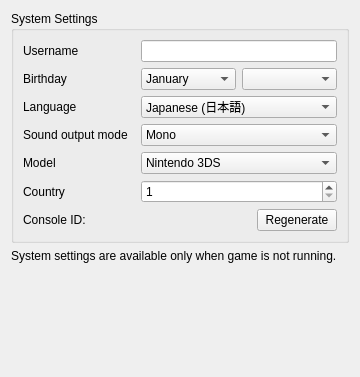
<?xml version="1.0" encoding="UTF-8"?>
<ui version="4.0">
 <class>ConfigureSystem</class>
 <widget class="QWidget" name="ConfigureSystem">
  <property name="geometry">
   <rect>
    <x>0</x>
    <y>0</y>
    <width>360</width>
    <height>377</height>
   </rect>
  </property>
  <property name="windowTitle">
   <string>Form</string>
  </property>
  <layout class="QHBoxLayout" name="horizontalLayout">
   <item>
    <layout class="QVBoxLayout" name="verticalLayout">
     <item>
      <widget class="QGroupBox" name="group_system_settings">
       <property name="title">
        <string>System Settings</string>
       </property>
       <layout class="QGridLayout" name="gridLayout">
        <item row="1" column="0">
         <widget class="QLabel" name="label_birthday">
          <property name="text">
           <string>Birthday</string>
          </property>
         </widget>
        </item>
        <item row="0" column="0">
         <widget class="QLabel" name="label_username">
          <property name="text">
           <string>Username</string>
          </property>
         </widget>
        </item>
        <item row="2" column="1">
         <widget class="QComboBox" name="combo_language">
          <property name="toolTip">
           <string>Note: this can be overridden when region setting is auto-select</string>
          </property>
          <item>
           <property name="text">
            <string>Japanese (日本語)</string>
           </property>
          </item>
          <item>
           <property name="text">
            <string>English</string>
           </property>
          </item>
          <item>
           <property name="text">
            <string>French (français)</string>
           </property>
          </item>
          <item>
           <property name="text">
            <string>German (Deutsch)</string>
           </property>
          </item>
          <item>
           <property name="text">
            <string>Italian (italiano)</string>
           </property>
          </item>
          <item>
           <property name="text">
            <string>Spanish (español)</string>
           </property>
          </item>
          <item>
           <property name="text">
            <string>Simplified Chinese (简体中文)</string>
           </property>
          </item>
          <item>
           <property name="text">
            <string>Korean (한국어)</string>
           </property>
          </item>
          <item>
           <property name="text">
            <string>Dutch (Nederlands)</string>
           </property>
          </item>
          <item>
           <property name="text">
            <string>Portuguese (português)</string>
           </property>
          </item>
          <item>
           <property name="text">
            <string>Russian (Русский)</string>
           </property>
          </item>
          <item>
           <property name="text">
            <string>Traditional Chinese (正體中文)</string>
           </property>
          </item>
         </widget>
        </item>
        <item row="0" column="1">
         <widget class="QLineEdit" name="edit_username">
          <property name="sizePolicy">
           <sizepolicy hsizetype="Preferred" vsizetype="Fixed">
            <horstretch>0</horstretch>
            <verstretch>0</verstretch>
           </sizepolicy>
          </property>
          <property name="maxLength">
           <number>10</number>
          </property>
         </widget>
        </item>
        <item row="1" column="1">
         <layout class="QHBoxLayout" name="horizontalLayout_birthday2">
          <item>
           <widget class="QComboBox" name="combo_birthmonth">
            <item>
             <property name="text">
              <string>January</string>
             </property>
            </item>
            <item>
             <property name="text">
              <string>February</string>
             </property>
            </item>
            <item>
             <property name="text">
              <string>March</string>
             </property>
            </item>
            <item>
             <property name="text">
              <string>April</string>
             </property>
            </item>
            <item>
             <property name="text">
              <string>May</string>
             </property>
            </item>
            <item>
             <property name="text">
              <string>June</string>
             </property>
            </item>
            <item>
             <property name="text">
              <string>July</string>
             </property>
            </item>
            <item>
             <property name="text">
              <string>August</string>
             </property>
            </item>
            <item>
             <property name="text">
              <string>September</string>
             </property>
            </item>
            <item>
             <property name="text">
              <string>October</string>
             </property>
            </item>
            <item>
             <property name="text">
              <string>November</string>
             </property>
            </item>
            <item>
             <property name="text">
              <string>December</string>
             </property>
            </item>
           </widget>
          </item>
          <item>
           <widget class="QComboBox" name="combo_birthday"/>
          </item>
         </layout>
        </item>
        <item row="2" column="0">
         <widget class="QLabel" name="label_language">
          <property name="text">
           <string>Language</string>
          </property>
         </widget>
        </item>
        <item row="3" column="0">
         <widget class="QLabel" name="label_sound">
          <property name="text">
           <string>Sound output mode</string>
          </property>
         </widget>
        </item>
        <item row="6" column="1">
         <widget class="QPushButton" name="button_regenerate_console_id">
          <property name="sizePolicy">
           <sizepolicy hsizetype="Fixed" vsizetype="Fixed">
            <horstretch>0</horstretch>
            <verstretch>0</verstretch>
           </sizepolicy>
          </property>
          <property name="layoutDirection">
           <enum>Qt::RightToLeft</enum>
          </property>
          <property name="text">
           <string>Regenerate</string>
          </property>
         </widget>
        </item>
        <item row="4" column="1">
         <widget class="QComboBox" name="combo_model">
          <item>
           <property name="text">
            <string>Nintendo 3DS</string>
           </property>
          </item>
          <item>
           <property name="text">
            <string>Nintendo 3DS XL</string>
           </property>
          </item>
          <item>
           <property name="text">
            <string>New Nintendo 3DS</string>
           </property>
          </item>
          <item>
           <property name="text">
            <string>Nintendo 2DS</string>
           </property>
          </item>
          <item>
           <property name="text">
            <string>New Nintendo 3DS XL</string>
           </property>
          </item>
          <item>
           <property name="text">
            <string>New Nintendo 2DS XL</string>
           </property>
          </item>
         </widget>
        </item>
        <item row="3" column="1">
         <widget class="QComboBox" name="combo_sound">
          <item>
           <property name="text">
            <string>Mono</string>
           </property>
          </item>
          <item>
           <property name="text">
            <string>Stereo</string>
           </property>
          </item>
          <item>
           <property name="text">
            <string>Surround</string>
           </property>
          </item>
         </widget>
        </item>
        <item row="6" column="0">
         <widget class="QLabel" name="label_console_id">
          <property name="text">
           <string>Console ID:</string>
          </property>
         </widget>
        </item>
        <item row="4" column="0">
         <widget class="QLabel" name="label_model">
          <property name="text">
           <string>Model</string>
          </property>
         </widget>
        </item>
        <item row="5" column="0">
         <widget class="QLabel" name="label_country">
          <property name="text">
           <string>Country</string>
          </property>
         </widget>
        </item>
        <item row="5" column="1">
         <widget class="QSpinBox" name="spinbox_country">
          <property name="minimum">
           <number>1</number>
          </property>
          <property name="maximum">
           <number>186</number>
          </property>
         </widget>
        </item>
       </layout>
      </widget>
     </item>
     <item>
      <widget class="QLabel" name="label_disable_info">
       <property name="text">
        <string>System settings are available only when game is not running.</string>
       </property>
       <property name="wordWrap">
        <bool>true</bool>
       </property>
      </widget>
     </item>
     <item>
      <spacer name="verticalSpacer">
       <property name="orientation">
        <enum>Qt::Vertical</enum>
       </property>
       <property name="sizeHint" stdset="0">
        <size>
         <width>20</width>
         <height>40</height>
        </size>
       </property>
      </spacer>
     </item>
    </layout>
   </item>
  </layout>
 </widget>
 <resources/>
 <connections/>
</ui>
